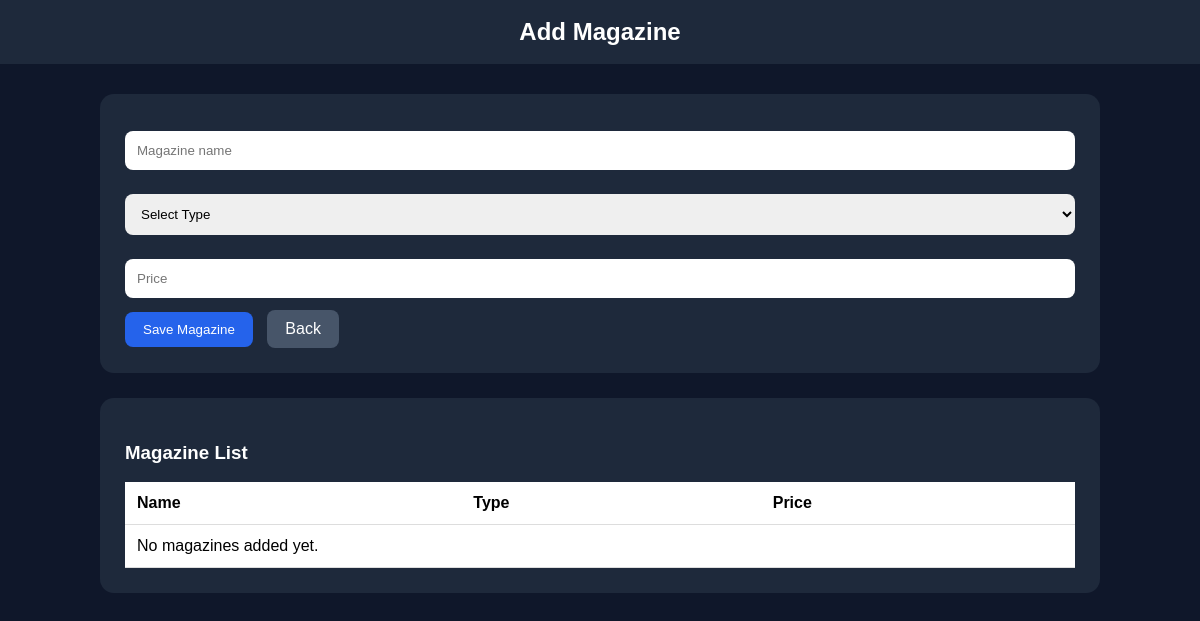
The app's page /add-magazine/ (signed in), older data.
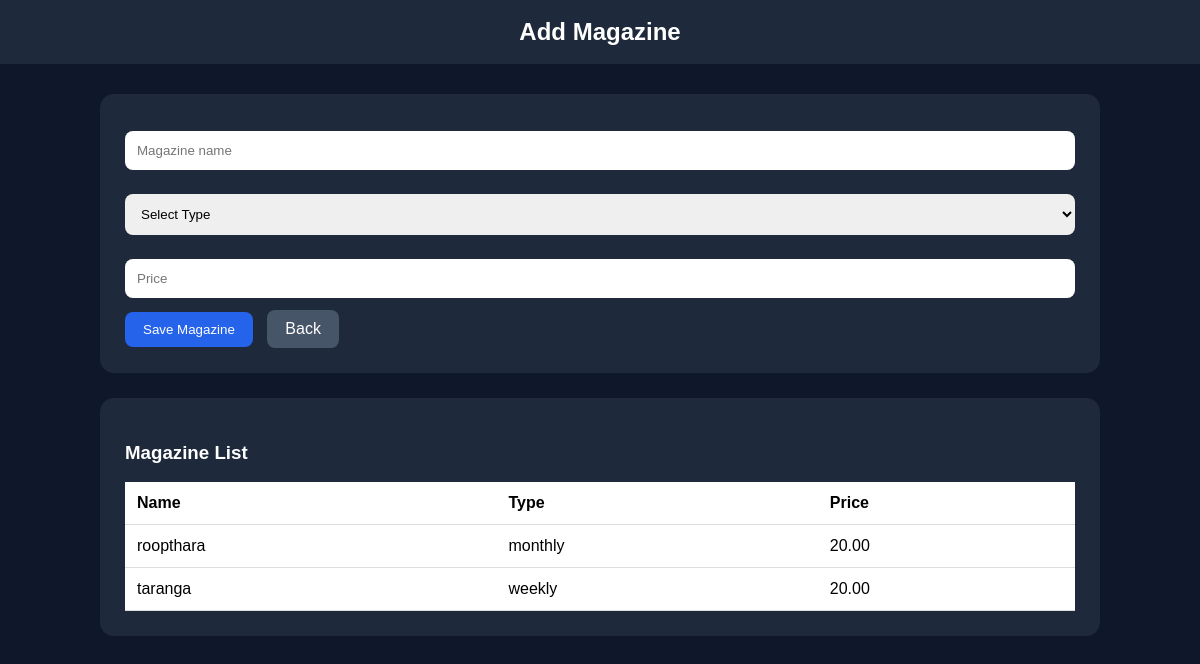
The same page, newer data.
### core/models.py (models this page shows, shortened)
class Magazine(models.Model):
    WEEKLY = "weekly"
    MONTHLY = "monthly"
    TYPE_CHOICES = [
        (WEEKLY, "Weekly"),
        (MONTHLY, "Monthly"),
    ]
    name = models.CharField(max_length=100, unique=True)
    magazine_type = models.CharField(max_length=20, choices=TYPE_CHOICES)
    price = models.DecimalField(max_digits=10, decimal_places=2, default=0)
    is_active = models.BooleanField(default=True)

### core/views.py (the view, shortened to what this page needs)
# urls.py: path('add-magazine/', views.add_magazine, name='add_magazine'),
def add_magazine(request):
    if not request.session.get("is_admin_logged_in"):
        return redirect("admin_login")
    magazines = Magazine.objects.all().order_by("name")
    return render(request, "core/add_magazine.html", {"magazines": magazines})

### core/templates/core/add_magazine.html (shortened to what this page needs)
<!DOCTYPE html>
<html>
<head>
</head>
<body>
    <div class="header">Add Magazine</div>
    <div class="container">
        <div class="box">
            <form method="POST">
                <input type="text" name="name" placeholder="Magazine name" required>
                <select name="magazine_type" required>
                    <option value="">Select Type</option>
                </select>
                <input type="number" step="0.01" name="price" placeholder="Price" required>
                <button type="submit">Save Magazine</button>
                <a href="{% url 'admin_dashboard' %}" class="back-btn">Back</a>
            </form>
        </div>
        <div class="box">
            <h3>Magazine List</h3>
            <table>
                <tr>
                    <th>Name</th>
                    <th>Type</th>
                    <th>Price</th>
                </tr>
                {% for magazine in magazines %}
                <tr>
                    <td>{{ magazine.name }}</td>
                    <td>{{ magazine.magazine_type }}</td>
                    <td>{{ magazine.price }}</td>
                </tr>
                {% empty %}
                <tr>
                    <td colspan="3">No magazines added yet.</td>
                </tr>
                {% endfor %}
            </table>
        </div>
    </div>
</body>
</html>

Row changes from the older to the newer data that the page shows:
added Magazine: name "roopthara", magazine_type "monthly", price "20.00"
added Magazine: name "taranga", magazine_type "weekly", price "20.00"
Text that changed along with them:
text no longer shown: "No magazines added yet."
